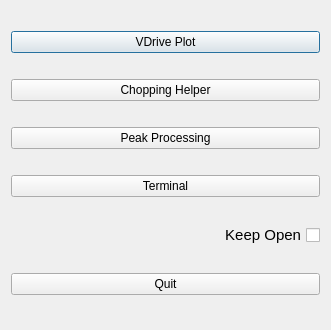
<?xml version="1.0" encoding="UTF-8"?>
<ui version="4.0">
 <class>Dialog_Launcher</class>
 <widget class="QDialog" name="Dialog_Launcher">
  <property name="geometry">
   <rect>
    <x>0</x>
    <y>0</y>
    <width>331</width>
    <height>330</height>
   </rect>
  </property>
  <property name="windowTitle">
   <string>Dialog</string>
  </property>
  <layout class="QVBoxLayout" name="verticalLayout">
   <item>
    <widget class="QPushButton" name="pushButton_vdrivePlot">
     <property name="text">
      <string>VDrive Plot</string>
     </property>
    </widget>
   </item>
   <item>
    <widget class="QPushButton" name="pushButton_choppingHelper">
     <property name="text">
      <string>Chopping Helper</string>
     </property>
    </widget>
   </item>
   <item>
    <widget class="QPushButton" name="pushButton_peakProcessing">
     <property name="text">
      <string>Peak Processing</string>
     </property>
    </widget>
   </item>
   <item>
    <widget class="QPushButton" name="pushButton_terminal">
     <property name="text">
      <string>Terminal</string>
     </property>
    </widget>
   </item>
   <item>
    <widget class="QCheckBox" name="checkBox_keepOpen">
     <property name="font">
      <font>
       <pointsize>11</pointsize>
       <weight>50</weight>
       <italic>false</italic>
       <bold>false</bold>
      </font>
     </property>
     <property name="layoutDirection">
      <enum>Qt::RightToLeft</enum>
     </property>
     <property name="text">
      <string>Keep Open</string>
     </property>
    </widget>
   </item>
   <item>
    <widget class="QPushButton" name="pushButton_quit">
     <property name="text">
      <string>Quit</string>
     </property>
    </widget>
   </item>
  </layout>
 </widget>
 <resources/>
 <connections/>
</ui>
